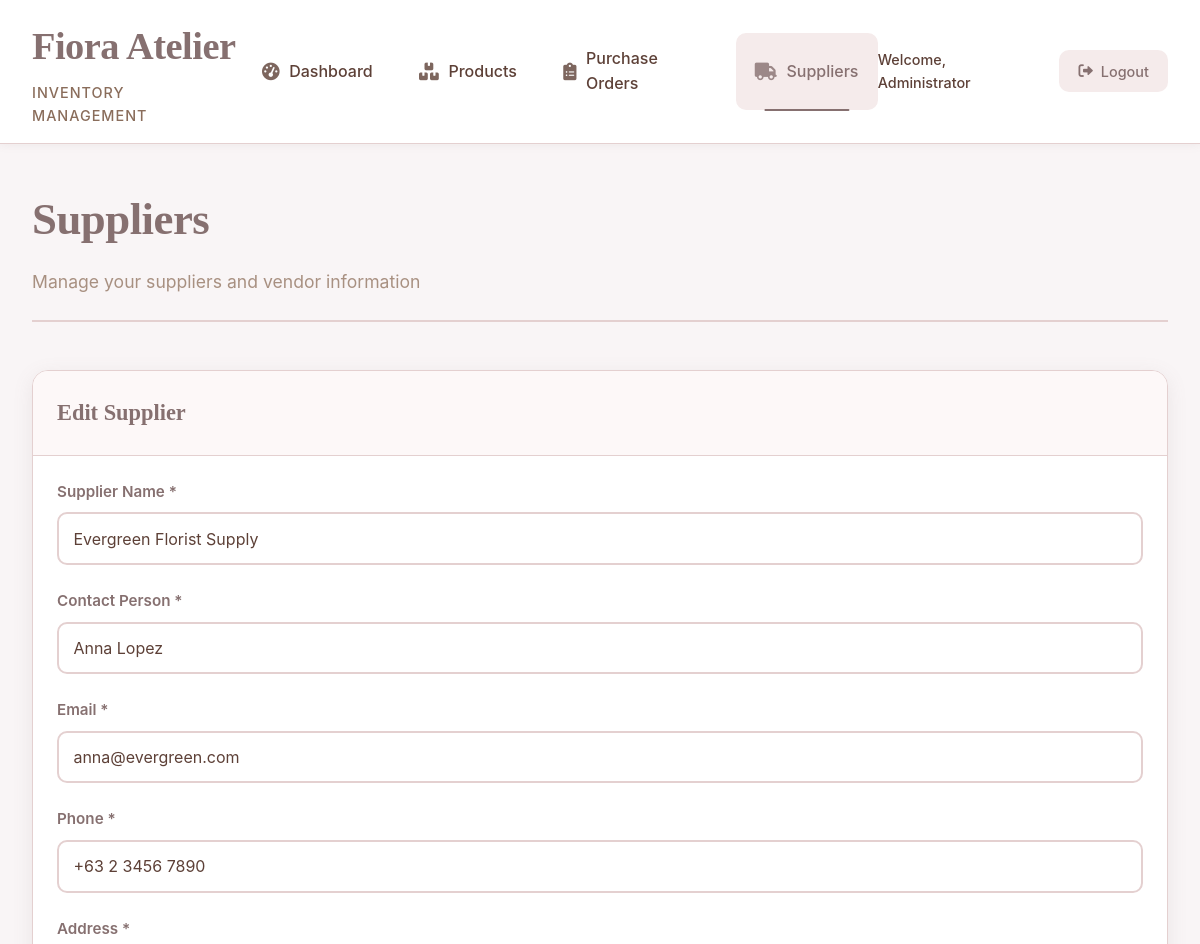
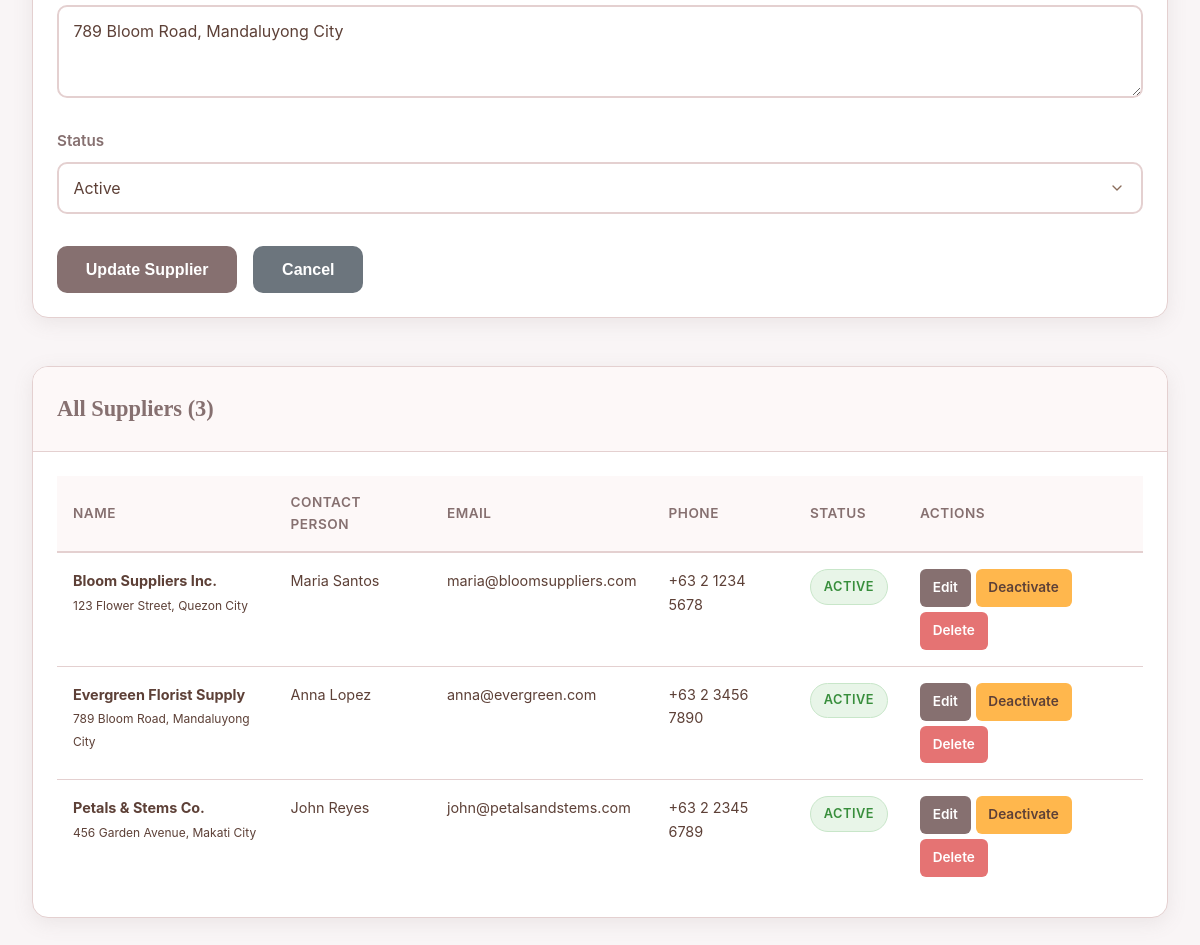
Screenshot of /php/inventory/suppliers.php?action=edit&id=3 (signed in) with the database file from the repository (2 pictures, top to bottom).
### tables this page shows
CREATE TABLE IF NOT EXISTS suppliers (
    id INT PRIMARY KEY AUTO_INCREMENT,
    name VARCHAR(255) NOT NULL,
    contact_person VARCHAR(100),
    email VARCHAR(100),
    phone VARCHAR(20),
    address TEXT,
    status ENUM('active', 'inactive') DEFAULT 'active',
    created_at TIMESTAMP DEFAULT CURRENT_TIMESTAMP
);

### php/models/Supplier.php (called while the page is built, shortened)
<?php
class Supplier {
    private $conn;
    private $table_name = "suppliers";
    public $id;
    public function __construct($db) {
        $this->conn = $db;
    }
    public function read() {
        $query = "SELECT * FROM " . $this->table_name . " ORDER BY name ASC";
        $stmt = $this->conn->prepare($query);
        $stmt->execute();
        return $stmt;
    }
    public function readOne() {
        $query = "SELECT * FROM " . $this->table_name . " WHERE id = ? LIMIT 0,1";
        $stmt = $this->conn->prepare($query);
        $stmt->bindParam(1, $this->id);
        $stmt->execute();
        $row = $stmt->fetch(PDO::FETCH_ASSOC);
        if($row) {
            $this->name = $row['name'];
            $this->contact_person = $row['contact_person'];
            $this->email = $row['email'];
            $this->phone = $row['phone'];
            $this->address = $row['address'];
            $this->status = $row['status'];
            return true;
        }
        return false;
    }
}
?>

### php/inventory/suppliers.php (the view, shortened to what this page needs)
<?php
require_once '../models/Supplier.php';
$database = new Database();
$db = $database->getConnection();
$supplier = new Supplier($db);
$edit_mode = false;
$current_supplier = null;
if (isset($_GET['action'])) {
    switch ($_GET['action']) {
        case 'edit':
            $supplier->id = $_GET['id'];
            if ($supplier->readOne()) {
                $edit_mode = true;
                $current_supplier = [
                    'id' => $supplier->id,
                    'name' => $supplier->name,
                    'contact_person' => $supplier->contact_person,
                    'email' => $supplier->email,
                    'phone' => $supplier->phone,
                    'address' => $supplier->address,
                    'status' => $supplier->status
                ];
            }
            break;
    }
}
$stmt = $supplier->read();
$suppliers = $stmt->fetchAll(PDO::FETCH_ASSOC);
?>
<!DOCTYPE html>
<html lang="en">
<head>
    <link rel="stylesheet" href="styles.css?v=<?php echo time(); ?>">
    <link rel="stylesheet" href="https://cdnjs.cloudflare.com/ajax/libs/font-awesome/6.0.0-beta3/css/all.min.css">
</head>
<body>
    <?php include 'header.php'; ?>
    <div class="container">
        <div class="page-header">
            <h1>Suppliers</h1>
            <p>Manage your suppliers and vendor information</p>
        </div>
        <div class="suppliers-container">
            <div class="content-card">
                <div class="card-header">
                    <h3><?php echo $edit_mode ? 'Edit Supplier' : 'Add New Supplier'; ?></h3>
                </div>
                <div class="card-body">
                    <form method="POST" action="">
                        <div class="form-group">
                            <label for="name">Supplier Name *</label>
                            <input type="text" name="name" id="name"
                                   value="<?php echo $edit_mode ? htmlspecialchars($current_supplier['name']) : ''; ?>"
                                   required>
                        </div>
                        <div class="form-group">
                            <label for="contact_person">Contact Person *</label>
                            <input type="text" name="contact_person" id="contact_person"
                                   value="<?php echo $edit_mode ? htmlspecialchars($current_supplier['contact_person']) : ''; ?>"
                                   required>
                        </div>
                        <div class="form-group">
                            <label for="email">Email *</label>
                            <input type="email" name="email" id="email"
                                   value="<?php echo $edit_mode ? htmlspecialchars($current_supplier['email']) : ''; ?>"
                                   required>
                        </div>
                        <div class="form-group">
                            <label for="phone">Phone *</label>
                            <input type="text" name="phone" id="phone"
                                   value="<?php echo $edit_mode ? htmlspecialchars($current_supplier['phone']) : ''; ?>"
                                   required>
                        </div>
                        <div class="form-group">
                            <label for="address">Address *</label>
                            <textarea name="address" id="address" rows="3" required><?php echo $edit_mode ? htmlspecialchars($current_supplier['address']) : ''; ?></textarea>
                        </div>
                        <?php if ($edit_mode): ?>
                            <div class="form-group">
                                <label for="status">Status</label>
                                <select name="status" id="status">
                                    <option value="active" <?php echo ($current_supplier['status'] == 'active') ? 'selected' : ''; ?>>Active</option>
                                </select>
                            </div>
                        <?php endif; ?>
                        <div class="form-actions">
                            <?php if ($edit_mode): ?>
                                <button type="submit" name="update_supplier" class="btn-primary">Update Supplier</button>
                                <button type="submit" name="cancel_edit" class="btn-secondary">Cancel</button>
                            <?php else: ?>
                                <button type="submit" name="add_supplier" class="btn-primary">Add Supplier</button>
                            <?php endif; ?>
                        </div>
                    </form>
                </div>
            </div>
            <div class="content-card">
                <div class="card-header">
                    <h3>All Suppliers (<?php echo count($suppliers); ?>)</h3>
                </div>
                <div class="card-body">
                    <?php if (empty($suppliers)): ?>
                        <p>No suppliers found. Add your first supplier above.</p>
                    <?php else: ?>
                        <table class="data-table">
                            <thead>
                                <tr>
                                    <th>Name</th>
                                    <th>Contact Person</th>
                                    <th>Email</th>
                                    <th>Phone</th>
                                    <th>Status</th>
                                    <th>Actions</th>
                                </tr>
                            </thead>
                            <tbody>
                                <?php foreach ($suppliers as $supplier): ?>
                                    <tr>
                                        <td>
                                            <strong><?php echo htmlspecialchars($supplier['name']); ?></strong>
                                            <br><small><?php echo htmlspecialchars(substr($supplier['address'], 0, 50)) . (strlen($supplier['address']) > 50 ? '...' : ''); ?></small>
                                        </td>
                                        <td><?php echo htmlspecialchars($supplier['contact_person']); ?></td>
                                        <td><?php echo htmlspecialchars($supplier['email']); ?></td>
                                        <td><?php echo htmlspecialchars($supplier['phone']); ?></td>
                                        <td>
                                            <span class="status-badge <?php echo $supplier['status']; ?>">
                                                <?php echo ucfirst($supplier['status']); ?>
                                            </span>
                                        </td>
                                    <td>
                                        <div class="action-buttons">
                                            <a href="?action=edit&id=<?php echo $supplier['id']; ?>"
                                               class="btn-primary btn-sm">Edit</a>
                                            <a href="?action=toggle_status&id=<?php echo $supplier['id']; ?>"
                                               class="btn-warning btn-sm"
                                               onclick="return confirm('Toggle status for <?php echo addslashes($supplier['name']); ?>?')">
                                                <?php echo $supplier['status'] == 'active' ? 'Deactivate' : 'Activate'; ?>
                                            </a>
                                            <a href="#"
                                               onclick="showDeleteModal(<?php echo $supplier['id']; ?>, '<?php echo addslashes($supplier['name']); ?>')"
                                               class="btn-danger btn-sm">
                                                Delete
                                            </a>
                                        </div>
                                    </td>
                                    </tr>
                                <?php endforeach; ?>
                            </tbody>
                        </table>
                    <?php endif; ?>
                </div>
            </div>
        </div>
    </div>
</body>
</html>

### php/inventory/suppliers.php (style rules this page uses)
.action-buttons { display: flex; gap: 5px; }
.btn-sm { padding: 5px 10px; font-size: 12px; }
.btn-warning { background-color: #ffc107; color: #000; }
.btn-danger { background-color: #dc3545; color: white; }
.btn-secondary { background-color: #6c757d; color: white; }

### rows the page displays
suppliers: name "Evergreen Florist Supply", contact_person "Anna Lopez", email "anna@evergreen.com", phone "+63 2 3456 7890", address "789 Bloom Road, Mandaluyong City", status "Active", status "ACTIVE", shows "Deactivate"
suppliers: name "Bloom Suppliers Inc.", address "123 Flower Street, Quezon City", contact_person "Maria Santos", email "maria@bloomsuppliers.com", phone "+63 2 1234 5678", status "ACTIVE", shows "Deactivate"
suppliers: name "Petals & Stems Co.", address "456 Garden Avenue, Makati City", contact_person "John Reyes", email "john@petalsandstems.com", phone "+63 2 2345 6789", status "ACTIVE", shows "Deactivate"

### other values shown
$_SESSION['full_name'] "Administrator"
count($suppliers) "3"
